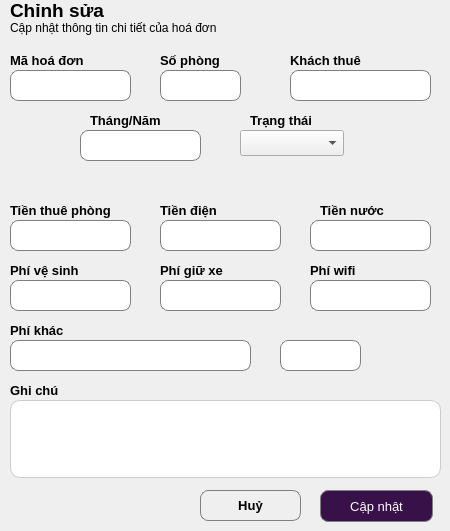
    <widget class="QWidget" name="page_31">
     <widget class="QLabel" name="label_330">
      <property name="geometry">
       <rect>
        <x>10</x>
        <y>0</y>
        <width>121</width>
        <height>21</height>
       </rect>
      </property>
      <property name="font">
       <font>
        <pointsize>14</pointsize>
        <weight>75</weight>
        <bold>true</bold>
       </font>
      </property>
      <property name="text">
       <string>Chỉnh sửa</string>
      </property>
     </widget>
     <widget class="QLabel" name="label_331">
      <property name="geometry">
       <rect>
        <x>10</x>
        <y>20</y>
        <width>271</width>
        <height>16</height>
       </rect>
      </property>
      <property name="text">
       <string>Cập nhật thông tin chi tiết của hoá đơn</string>
      </property>
     </widget>
     <widget class="QLabel" name="label_332">
      <property name="geometry">
       <rect>
        <x>10</x>
        <y>50</y>
        <width>121</width>
        <height>21</height>
       </rect>
      </property>
      <property name="font">
       <font>
        <pointsize>10</pointsize>
        <weight>75</weight>
        <bold>true</bold>
       </font>
      </property>
      <property name="text">
       <string>Mã hoá đơn</string>
      </property>
     </widget>
     <widget class="QLabel" name="label_333">
      <property name="geometry">
       <rect>
        <x>160</x>
        <y>50</y>
        <width>121</width>
        <height>21</height>
       </rect>
      </property>
      <property name="font">
       <font>
        <pointsize>10</pointsize>
        <weight>75</weight>
        <bold>true</bold>
       </font>
      </property>
      <property name="text">
       <string>Số phòng</string>
      </property>
     </widget>
     <widget class="QLabel" name="label_334">
      <property name="geometry">
       <rect>
        <x>290</x>
        <y>50</y>
        <width>121</width>
        <height>21</height>
       </rect>
      </property>
      <property name="font">
       <font>
        <pointsize>10</pointsize>
        <weight>75</weight>
        <bold>true</bold>
       </font>
      </property>
      <property name="text">
       <string>Khách thuê</string>
      </property>
     </widget>
     <widget class="QLineEdit" name="lne_mahoadon4">
      <property name="geometry">
       <rect>
        <x>10</x>
        <y>70</y>
        <width>121</width>
        <height>31</height>
       </rect>
      </property>
      <property name="styleSheet">
       <string notr="true">QLineEdit {
    border: 1px solid gray;
    border-radius: 8px;
    padding: 5px;
}</string>
      </property>
      <property name="text">
       <string/>
      </property>
      <property name="alignment">
       <set>Qt::AlignCenter</set>
      </property>
     </widget>
     <widget class="QLineEdit" name="lne_sophong10">
      <property name="geometry">
       <rect>
        <x>160</x>
        <y>70</y>
        <width>81</width>
        <height>31</height>
       </rect>
      </property>
      <property name="styleSheet">
       <string notr="true">QLineEdit {
    border: 1px solid gray;
    border-radius: 8px;
    padding: 5px;
}</string>
      </property>
      <property name="text">
       <string/>
      </property>
      <property name="alignment">
       <set>Qt::AlignCenter</set>
      </property>
     </widget>
     <widget class="QLineEdit" name="lne_khachthue5">
      <property name="geometry">
       <rect>
        <x>290</x>
        <y>70</y>
        <width>141</width>
        <height>31</height>
       </rect>
      </property>
      <property name="styleSheet">
       <string notr="true">QLineEdit {
    border: 1px solid gray;
    border-radius: 8px;
    padding: 5px;
}</string>
      </property>
      <property name="text">
       <string/>
      </property>
      <property name="alignment">
       <set>Qt::AlignCenter</set>
      </property>
     </widget>
     <widget class="QLabel" name="label_335">
      <property name="geometry">
       <rect>
        <x>90</x>
        <y>110</y>
        <width>121</width>
        <height>21</height>
       </rect>
      </property>
      <property name="font">
       <font>
        <pointsize>10</pointsize>
        <weight>75</weight>
        <bold>true</bold>
       </font>
      </property>
      <property name="text">
       <string>Tháng/Năm</string>
      </property>
     </widget>
     <widget class="QLabel" name="label_336">
      <property name="geometry">
       <rect>
        <x>250</x>
        <y>110</y>
        <width>121</width>
        <height>21</height>
       </rect>
      </property>
      <property name="font">
       <font>
        <pointsize>10</pointsize>
        <weight>75</weight>
        <bold>true</bold>
       </font>
      </property>
      <property name="text">
       <string>Trạng thái</string>
      </property>
     </widget>
     <widget class="QComboBox" name="cbo_trangthai7">
      <property name="geometry">
       <rect>
        <x>240</x>
        <y>130</y>
        <width>104</width>
        <height>26</height>
       </rect>
      </property>
     </widget>
     <widget class="QLineEdit" name="lne_thangnam5">
      <property name="geometry">
       <rect>
        <x>80</x>
        <y>130</y>
        <width>121</width>
        <height>31</height>
       </rect>
      </property>
      <property name="styleSheet">
       <string notr="true">QLineEdit {
    border: 1px solid gray;
    border-radius: 8px;
    padding: 5px;
}</string>
      </property>
      <property name="text">
       <string/>
      </property>
      <property name="alignment">
       <set>Qt::AlignCenter</set>
      </property>
     </widget>
     <widget class="QLabel" name="label_337">
      <property name="geometry">
       <rect>
        <x>10</x>
        <y>200</y>
        <width>121</width>
        <height>21</height>
       </rect>
      </property>
      <property name="font">
       <font>
        <pointsize>10</pointsize>
        <weight>75</weight>
        <bold>true</bold>
       </font>
      </property>
      <property name="text">
       <string>Tiền thuê phòng</string>
      </property>
     </widget>
     <widget class="QLabel" name="label_338">
      <property name="geometry">
       <rect>
        <x>160</x>
        <y>200</y>
        <width>121</width>
        <height>21</height>
       </rect>
      </property>
      <property name="font">
       <font>
        <pointsize>10</pointsize>
        <weight>75</weight>
        <bold>true</bold>
       </font>
      </property>
      <property name="text">
       <string>Tiền điện</string>
      </property>
     </widget>
     <widget class="QLabel" name="label_339">
      <property name="geometry">
       <rect>
        <x>320</x>
        <y>200</y>
        <width>121</width>
        <height>21</height>
       </rect>
      </property>
      <property name="font">
       <font>
        <pointsize>10</pointsize>
        <weight>75</weight>
        <bold>true</bold>
       </font>
      </property>
      <property name="text">
       <string>Tiền nước</string>
      </property>
     </widget>
     <widget class="QLabel" name="label_340">
      <property name="geometry">
       <rect>
        <x>10</x>
        <y>260</y>
        <width>121</width>
        <height>21</height>
       </rect>
      </property>
      <property name="font">
       <font>
        <pointsize>10</pointsize>
        <weight>75</weight>
        <bold>true</bold>
       </font>
      </property>
      <property name="text">
       <string>Phí vệ sinh</string>
      </property>
     </widget>
     <widget class="QLabel" name="label_341">
      <property name="geometry">
       <rect>
        <x>310</x>
        <y>260</y>
        <width>121</width>
        <height>21</height>
       </rect>
      </property>
      <property name="font">
       <font>
        <pointsize>10</pointsize>
        <weight>75</weight>
        <bold>true</bold>
       </font>
      </property>
      <property name="text">
       <string>Phí wifi</string>
      </property>
     </widget>
     <widget class="QLabel" name="label_342">
      <property name="geometry">
       <rect>
        <x>160</x>
        <y>260</y>
        <width>121</width>
        <height>21</height>
       </rect>
      </property>
      <property name="font">
       <font>
        <pointsize>10</pointsize>
        <weight>75</weight>
        <bold>true</bold>
       </font>
      </property>
      <property name="text">
       <string>Phí giữ xe</string>
      </property>
     </widget>
     <widget class="QLineEdit" name="lne_tienthuephong4">
      <property name="geometry">
       <rect>
        <x>10</x>
        <y>220</y>
        <width>121</width>
        <height>31</height>
       </rect>
      </property>
      <property name="styleSheet">
       <string notr="true">QLineEdit {
    border: 1px solid gray;
    border-radius: 8px;
    padding: 5px;
}</string>
      </property>
      <property name="text">
       <string/>
      </property>
      <property name="alignment">
       <set>Qt::AlignCenter</set>
      </property>
     </widget>
     <widget class="QLineEdit" name="lne_tiendien4">
      <property name="geometry">
       <rect>
        <x>160</x>
        <y>220</y>
        <width>121</width>
        <height>31</height>
       </rect>
      </property>
      <property name="styleSheet">
       <string notr="true">QLineEdit {
    border: 1px solid gray;
    border-radius: 8px;
    padding: 5px;
}</string>
      </property>
      <property name="text">
       <string/>
      </property>
      <property name="alignment">
       <set>Qt::AlignCenter</set>
      </property>
     </widget>
     <widget class="QLineEdit" name="lne_tiennuoc4">
      <property name="geometry">
       <rect>
        <x>310</x>
        <y>220</y>
        <width>121</width>
        <height>31</height>
       </rect>
      </property>
      <property name="styleSheet">
       <string notr="true">QLineEdit {
    border: 1px solid gray;
    border-radius: 8px;
    padding: 5px;
}</string>
      </property>
      <property name="text">
       <string/>
      </property>
      <property name="alignment">
       <set>Qt::AlignCenter</set>
      </property>
     </widget>
     <widget class="QLineEdit" name="lne_phivs4">
      <property name="geometry">
       <rect>
        <x>10</x>
        <y>280</y>
        <width>121</width>
        <height>31</height>
       </rect>
      </property>
      <property name="styleSheet">
       <string notr="true">QLineEdit {
    border: 1px solid gray;
    border-radius: 8px;
    padding: 5px;
}</string>
      </property>
      <property name="text">
       <string/>
      </property>
      <property name="alignment">
       <set>Qt::AlignCenter</set>
      </property>
     </widget>
     <widget class="QLineEdit" name="lne_phigiuxe4">
      <property name="geometry">
       <rect>
        <x>160</x>
        <y>280</y>
        <width>121</width>
        <height>31</height>
       </rect>
      </property>
      <property name="styleSheet">
       <string notr="true">QLineEdit {
    border: 1px solid gray;
    border-radius: 8px;
    padding: 5px;
}</string>
      </property>
      <property name="text">
       <string/>
      </property>
      <property name="alignment">
       <set>Qt::AlignCenter</set>
      </property>
     </widget>
     <widget class="QLineEdit" name="lne_phiwifi4">
      <property name="geometry">
       <rect>
        <x>310</x>
        <y>280</y>
        <width>121</width>
        <height>31</height>
       </rect>
      </property>
      <property name="styleSheet">
       <string notr="true">QLineEdit {
    border: 1px solid gray;
    border-radius: 8px;
    padding: 5px;
}</string>
      </property>
      <property name="text">
       <string/>
      </property>
      <property name="alignment">
       <set>Qt::AlignCenter</set>
      </property>
     </widget>
     <widget class="QLineEdit" name="lne_phikhac14">
      <property name="geometry">
       <rect>
        <x>10</x>
        <y>340</y>
        <width>241</width>
        <height>31</height>
       </rect>
      </property>
      <property name="styleSheet">
       <string notr="true">QLineEdit {
    border: 1px solid gray;
    border-radius: 8px;
    padding: 5px;
}</string>
      </property>
      <property name="text">
       <string/>
      </property>
      <property name="alignment">
       <set>Qt::AlignCenter</set>
      </property>
     </widget>
     <widget class="QLabel" name="label_343">
      <property name="geometry">
       <rect>
        <x>10</x>
        <y>320</y>
        <width>121</width>
        <height>21</height>
       </rect>
      </property>
      <property name="font">
       <font>
        <pointsize>10</pointsize>
        <weight>75</weight>
        <bold>true</bold>
       </font>
      </property>
      <property name="text">
       <string>Phí khác</string>
      </property>
     </widget>
     <widget class="QLineEdit" name="lne_phikhac24">
      <property name="geometry">
       <rect>
        <x>280</x>
        <y>340</y>
        <width>81</width>
        <height>31</height>
       </rect>
      </property>
      <property name="styleSheet">
       <string notr="true">QLineEdit {
    border: 1px solid gray;
    border-radius: 8px;
    padding: 5px;
}</string>
      </property>
      <property name="text">
       <string/>
      </property>
      <property name="alignment">
       <set>Qt::AlignCenter</set>
      </property>
     </widget>
     <widget class="QLabel" name="label_344">
      <property name="geometry">
       <rect>
        <x>10</x>
        <y>380</y>
        <width>121</width>
        <height>21</height>
       </rect>
      </property>
      <property name="font">
       <font>
        <pointsize>10</pointsize>
        <weight>75</weight>
        <bold>true</bold>
       </font>
      </property>
      <property name="text">
       <string>Ghi chú</string>
      </property>
     </widget>
     <widget class="QTextEdit" name="txt_ghichu6">
      <property name="geometry">
       <rect>
        <x>10</x>
        <y>400</y>
        <width>431</width>
        <height>78</height>
       </rect>
      </property>
      <property name="styleSheet">
       <string notr="true">QTextEdit {
    border: 1px solid #ccc;
    border-radius: 10px;
    padding: 6px;
    background: white;
}</string>
      </property>
      <property name="html">
       <string>&lt;!DOCTYPE HTML PUBLIC &quot;-//W3C//DTD HTML 4.0//EN&quot; &quot;http://www.w3.org/TR/REC-html40/strict.dtd&quot;&gt;
&lt;html&gt;&lt;head&gt;&lt;meta name=&quot;qrichtext&quot; content=&quot;1&quot; /&gt;&lt;style type=&quot;text/css&quot;&gt;
p, li { white-space: pre-wrap; }
&lt;/style&gt;&lt;/head&gt;&lt;body style=&quot; font-family:'MS Shell Dlg 2'; font-size:8.25pt; font-weight:400; font-style:normal;&quot;&gt;
&lt;p style=&quot;-qt-paragraph-type:empty; margin-top:0px; margin-bottom:0px; margin-left:0px; margin-right:0px; -qt-block-indent:0; text-indent:0px; font-family:'.AppleSystemUIFont'; font-size:13pt;&quot;&gt;&lt;br /&gt;&lt;/p&gt;&lt;/body&gt;&lt;/html&gt;</string>
      </property>
     </widget>
     <widget class="QPushButton" name="btn_huy7">
      <property name="geometry">
       <rect>
        <x>200</x>
        <y>490</y>
        <width>101</width>
        <height>31</height>
       </rect>
      </property>
      <property name="font">
       <font>
        <pointsize>10</pointsize>
        <weight>75</weight>
        <bold>true</bold>
       </font>
      </property>
      <property name="styleSheet">
       <string notr="true">QPushButton {
 border: 1px solid gray;
 border-radius: 8px;
 padding: 5px;
 color: black;
}</string>
      </property>
      <property name="text">
       <string>Huỷ</string>
      </property>
     </widget>
     <widget class="QPushButton" name="btn_capnhat4">
      <property name="geometry">
       <rect>
        <x>320</x>
        <y>490</y>
        <width>113</width>
        <height>32</height>
       </rect>
      </property>
      <property name="font">
       <font>
        <pointsize>10</pointsize>
       </font>
      </property>
      <property name="styleSheet">
       <string notr="true">QPushButton {
 border: 1px solid gray;
 border-radius: 8px;
 padding: 5px;
 background-color: #391149;
 color: white;
}</string>
      </property>
      <property name="text">
       <string>Cập nhật</string>
      </property>
     </widget>
    </widget>
